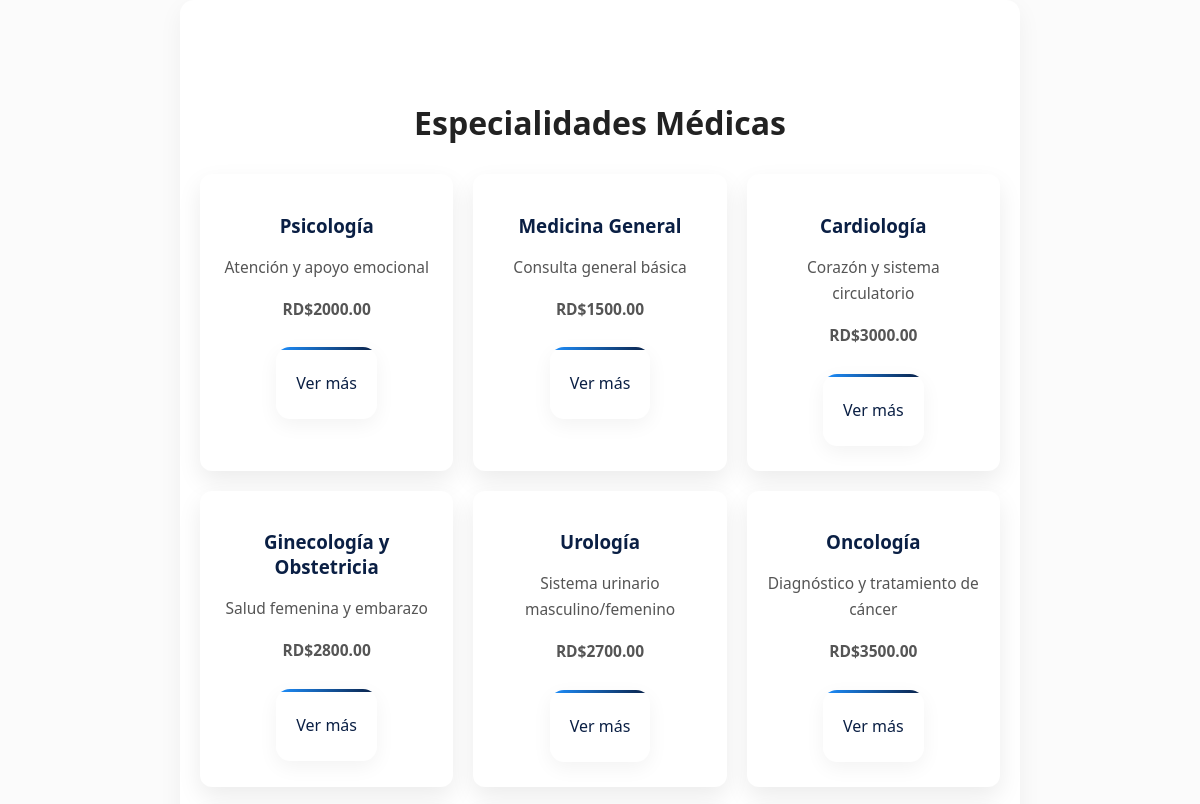
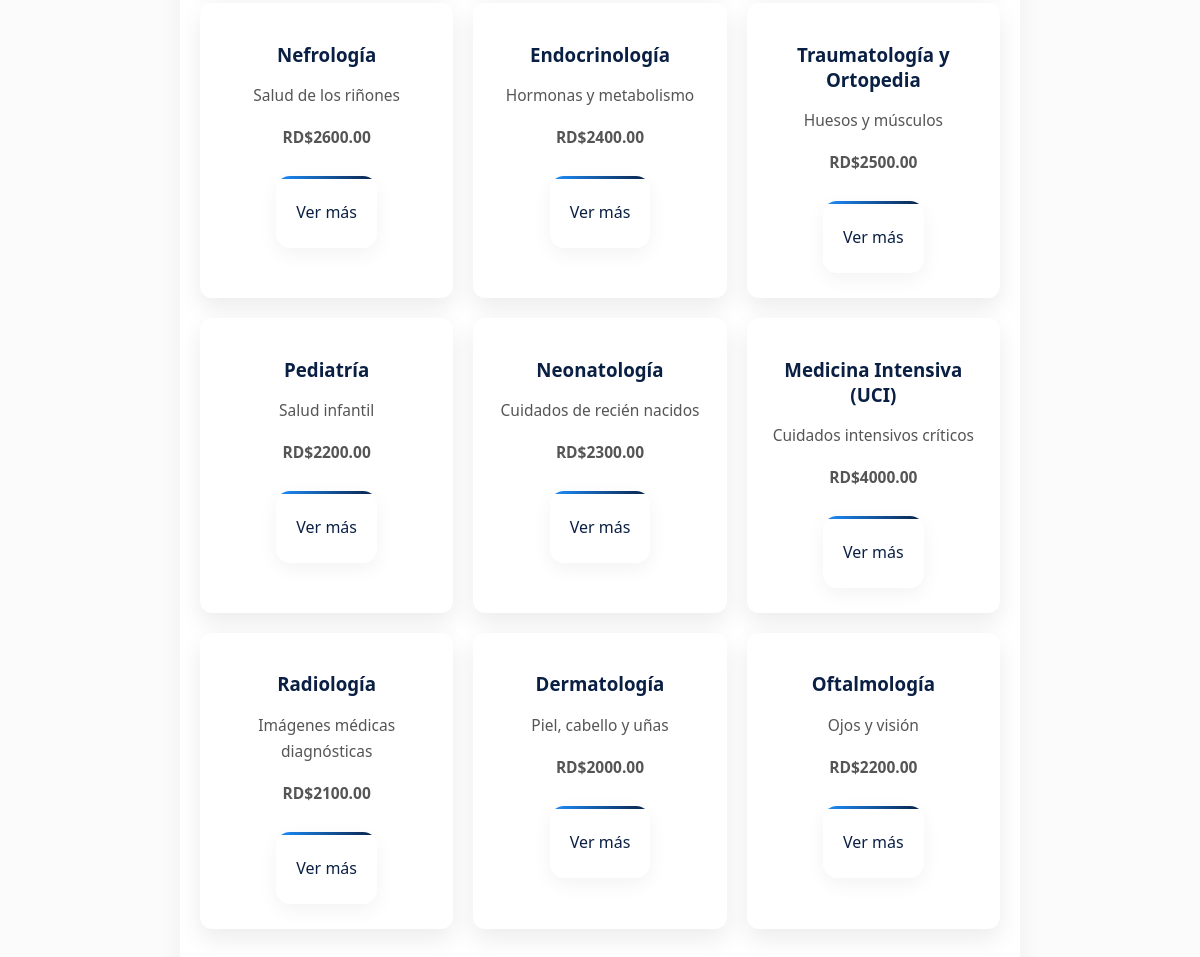
Screenshot of /especialidades/index.php with the database file from the repository (2 pictures, top to bottom).
### tables this page shows
CREATE TABLE especialidades (
    id INT AUTO_INCREMENT PRIMARY KEY,
    nombre VARCHAR(100) NOT NULL,
    descripcion TEXT,
    precio DECIMAL(10,2) NOT NULL
);

### especialidades/index.php (the view, shortened to what this page needs)
<?php
include("../config/db.php");
$stmt = $pdo->prepare("SELECT * FROM especialidades");
$stmt->execute();
$especialidades = $stmt->fetchAll();
?>
<!DOCTYPE html>
<html>
<head>
<link rel="stylesheet" href="../assets/css/style.css">
</head>
<body>
<div class="container">
    <h1>Especialidades Médicas</h1>
    <div class="cards">
        <?php foreach($especialidades as $esp): ?>
            <div class="card">
                <h3><?php echo $esp['nombre']; ?></h3>
                <p><?php echo $esp['descripcion']; ?></p>
                <p class="precio">RD$<?php echo $esp['precio']; ?></p>
                <a class="btn" href="ver.php?id=<?php echo $esp['id']; ?>">
                    Ver más
                </a>
            </div>
        <?php endforeach; ?>
    </div>
</div>
</body>
</html>

### assets/css/style.css (style rules this page uses)
body { margin: 0; font-family: 'Segoe UI', Arial, sans-serif; background: #FBFBFB; color: #222; }
.container { max-width: 800px; margin: 0 auto 40px auto; text-align: center; background: white; padding: 35px; border-radius: 14px; box-shadow: 0 8px 25px rgba(0,0,0,0.05); transition: 0.3s; }
.container p { font-size: 15.5px; line-height: 1.7; color: #555; }
.cards { margin-top: 40px; display: grid; grid-template-columns: repeat(auto-fit, minmax(220px, 1fr)); gap: 20px; max-width: 1000px; margin-left: auto; margin-right: auto; }
.cards a { background: white; border-radius: 14px; padding: 25px 20px; text-decoration: none; color: #0a1f44; box-shadow: 0 6px 20px rgba(0,0,0,0.05); transition: all 0.25s ease; position: relative; overflow: hidden; }
.cards a::before { content: ""; position: absolute; top: 0; left: 0; width: 100%; height: 3px; background: linear-gradient(90deg, #1e90ff, #0a1f44); }

### especialidades/index.php (style rules this page uses)
.container { padding: 80px 20px; text-align: center; }
.cards { display: grid; grid-template-columns: repeat(auto-fit, minmax(220px, 1fr)); gap: 20px; margin-top: 30px; }
.card { background: white; padding: 20px; border-radius: 12px; text-decoration: none; color: black; box-shadow: 0 10px 25px rgba(0,0,0,0.08); transition: 0.3s; }
.card h3 { color: #0a1f44; margin-bottom: 10px; }
.precio { font-weight: bold; color: #1e90ff; }
.btn { display: inline-block; margin-top: 10px; padding: 8px 12px; background: #0a1f44; color: white; border-radius: 6px; text-decoration: none; }

### rows the page displays
especialidades: nombre "Psicología", descripcion "Atención y apoyo emocional", precio "2000.00"
especialidades: nombre "Medicina General", descripcion "Consulta general básica", precio "1500.00"
especialidades: nombre "Cardiología", descripcion "Corazón y sistema circulatorio", precio "3000.00"
especialidades: nombre "Ginecología y Obstetricia", descripcion "Salud femenina y embarazo", precio "2800.00"
especialidades: nombre "Urología", descripcion "Sistema urinario masculino/femenino", precio "2700.00"
especialidades: nombre "Oncología", descripcion "Diagnóstico y tratamiento de cáncer", precio "3500.00"
especialidades: nombre "Nefrología", descripcion "Salud de los riñones", precio "2600.00"
especialidades: nombre "Endocrinología", descripcion "Hormonas y metabolismo", precio "2400.00"
especialidades: nombre "Traumatología y Ortopedia", descripcion "Huesos y músculos", precio "2500.00"
especialidades: nombre "Pediatría", descripcion "Salud infantil", precio "2200.00"
especialidades: nombre "Neonatología", descripcion "Cuidados de recién nacidos", precio "2300.00"
especialidades: nombre "Medicina Intensiva (UCI)", descripcion "Cuidados intensivos críticos", precio "4000.00"
especialidades: nombre "Radiología", descripcion "Imágenes médicas diagnósticas", precio "2100.00"
especialidades: nombre "Dermatología", descripcion "Piel, cabello y uñas", precio "2000.00"
especialidades: nombre "Oftalmología", descripcion "Ojos y visión", precio "2200.00"
